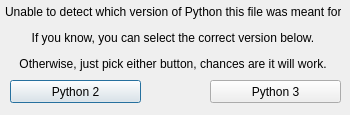
<?xml version="1.0" encoding="UTF-8"?>
<ui version="4.0">
 <class>Dialog</class>
 <widget class="QDialog" name="Dialog">
  <property name="geometry">
   <rect>
    <x>0</x>
    <y>0</y>
    <width>350</width>
    <height>115</height>
   </rect>
  </property>
  <property name="windowTitle">
   <string>Dialog</string>
  </property>
  <widget class="QLabel" name="label">
   <property name="geometry">
    <rect>
     <x>5</x>
     <y>5</y>
     <width>336</width>
     <height>66</height>
    </rect>
   </property>
   <property name="text">
    <string>&lt;html&gt;&lt;head/&gt;&lt;body&gt;&lt;p&gt;Unable to detect which version of Python this file was meant for.&lt;/p&gt;&lt;p&gt;If you know, you can select the correct version below.&lt;/p&gt;&lt;p&gt;Otherwise, just pick either button, chances are it will work.&lt;/p&gt;&lt;/body&gt;&lt;/html&gt;</string>
   </property>
   <property name="alignment">
    <set>Qt::AlignCenter</set>
   </property>
  </widget>
  <widget class="QPushButton" name="pushButton">
   <property name="geometry">
    <rect>
     <x>10</x>
     <y>80</y>
     <width>131</width>
     <height>23</height>
    </rect>
   </property>
   <property name="text">
    <string>Python 2</string>
   </property>
  </widget>
  <widget class="QPushButton" name="pushButton_2">
   <property name="geometry">
    <rect>
     <x>210</x>
     <y>80</y>
     <width>131</width>
     <height>23</height>
    </rect>
   </property>
   <property name="text">
    <string>Python 3</string>
   </property>
  </widget>
 </widget>
 <resources/>
 <connections/>
</ui>
